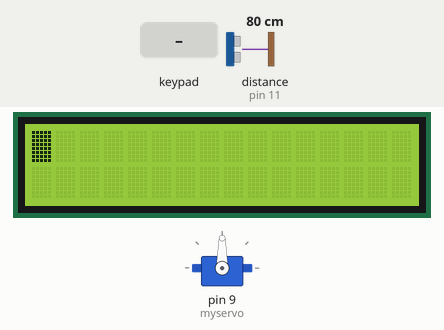
This sketch was run on a simulated Arduino Mega 2560, built with avr-gcc and run on an emulated ATmega2560. On the bench: servo, 16×2 character LCD. Inputs (shaded band) come from the test bench; at power-on: distance to the obstacle (sensor on pin 11) 80 cm. The echo pulse lasts 58.3 µs per cm; random numbers use the default seed unless the sketch sets one.

Above: at 2.2 s.
2.3 s: keypad keys 3 9 4 1 4 3 4 5 # pressed 0.4 s apart
At 6.2 s:
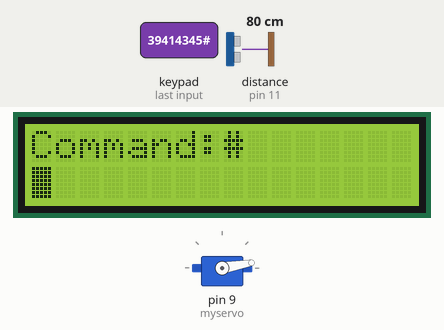
7.4 s: keypad keys 3 9 4 1 4 3 4 5 * pressed 0.4 s apart
At 11.1 s:
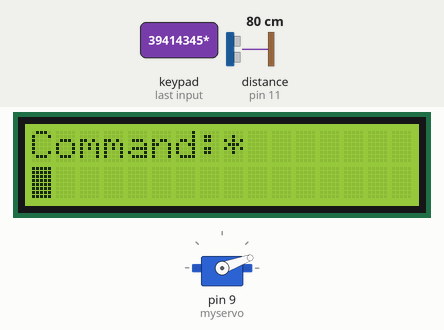
12.5 s: keypad keys 4 7 4 9 5 1 5 3 A pressed 0.4 s apart
At 16.1 s:
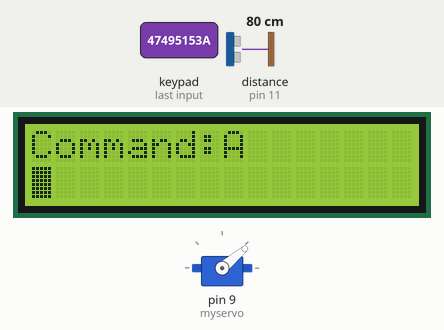
17.6 s: key '2' pressed
At 18.8 s:
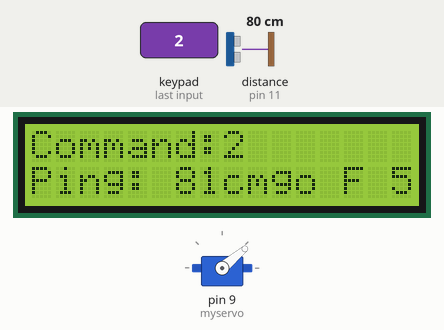
20.6 s: distance to the obstacle (sensor on pin 11) set to 2 cm
At 22.4 s:
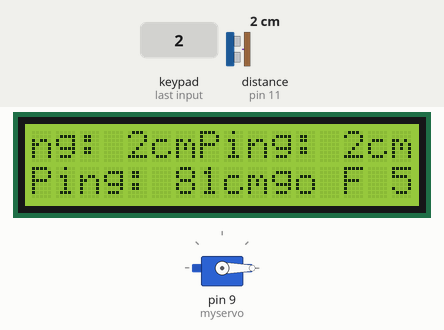
23.6 s: distance to the obstacle (sensor on pin 11) set to 9 cm
At 30.5 s:
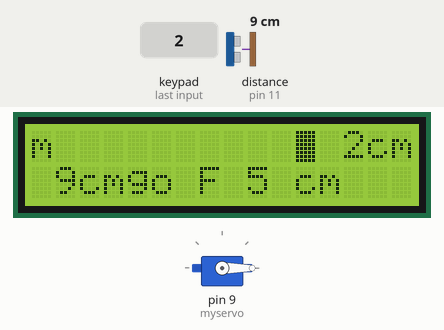
Timing chart, 0 to 32.0 s (numbered marks = the images above; inputs shaded):
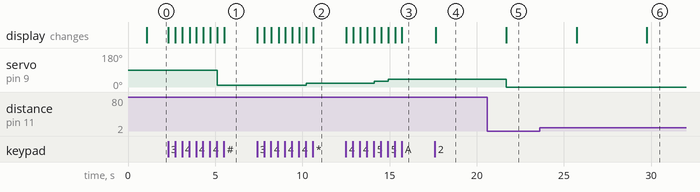

Measured:
- after the input at 2.3 s, servo on pin 9 (myservo): 90° → 10° after 2.8 s; the display: first changes at once (image 1 shows a later state)
- after the input at 7.4 s, servo on pin 9 (myservo): 10° → 20° after 2.8 s; the display: first changes at once (image 2 shows a later state)
- after the input at 12.5 s, servo on pin 9 (myservo): 20° → 30° after 1.6 s, → 40° 0.81 s later; the display: first changes at once (image 3 shows a later state)
- after the input at 17.6 s, the display: changes after 0.05 s (image 4)
- after the input at 20.6 s, servo on pin 9 (myservo): 40° → 0° after 1.1 s

The sketch:

navkit.ino
```cpp
 /*
   Test program for the servo motor and ping sensor components in a
   take-home navigation kit for KNW2300 that is missing a keypad and LCD.
   Commands are issued and results returned through the serial port
   instead of a keypad and LCD.
   Standard Arduino libraries are used, not the KNW2300
   class library. Consult the wiring diagrams
   in NavKitWiringGuide.pdf. The serial commands are:
     1 = take a ping sensor reading
     2 = rotate servo motor 10 degrees clockwise
     3 = rotate servo motor 10 degrees counterclockwise
*/
#include <NewPing.h>
#include <Servo.h>
#include <LiquidCrystal_I2C.h>
#include "navSlippage.h"
#include <math.h>
#include <Keypad.h>

#define TRIGGER_PIN  12
#define ECHO_PIN     11
#define MAX_DISTANCE 200

NewPing sonar(TRIGGER_PIN, ECHO_PIN, MAX_DISTANCE);

Servo myservo;

int pos = 0;

double angleR;

const byte ROWS = 4; //four rows in
const byte COLS = 4; //four columns in keypad

char keys[ROWS][COLS] = {
  {'1','2','3','A'},
  {'4','5','6','B'},
  {'7','8','9','C'},
  {'*','0','#','D'}
}

;byte rowPins[ROWS] = {39,41,43,45};
;byte colPins[COLS] = {47,49,51,53};

Keypad keypad = Keypad(makeKeymap(keys),rowPins,colPins,ROWS,COLS);
LiquidCrystal_I2C lcd(0x27,2,1,0,4,5,6,7,3,POSITIVE);
void setup() {
  myservo.attach(9);
  Serial.begin(9600);
  seedSlippage();
  delay(1000);
  lcd.begin(16,2);
  lcd.clear();
  lcd.blink();
}

void loop() {
  char key;
  unsigned int uS,cm;
  String outstr;

  int standVal= 8; //set standard value to f8cm or 3 inches
  int DirectA = 12;
  int DirectB = 12;
  int DirectC = 12;

  int distOne = 0; // distance reading 1
  int distTwo = 0; // distance reading 2
  const int Dis = 8; // constant distance 8 cm

   key = keypad.getKey();

  if (key) {
    lcd.clear();
    outstr = "Command:" + String(key);
    lcd.print(outstr);
    lcd.setCursor(0,1);
      if (key == '1') {
        uS = sonar.ping();
        if (uS > 0) {
          cm = uS/ US_ROUNDTRIP_CM;
           outstr = "Ping: " + String(cm) + "cm";
           lcd.print(outstr);
           }
           else {
            lcd.print("Ping: --");
        }
      }
      else if (key == '5'){
        pos += 10;
        if (pos > 189) pos = 180;
        myservo.write(pos);
        outstr = "Servo: " + String(pos);
        lcd.print(outstr);

      }
      else if (key == '2') {
        while (DirectA >standVal || DirectB > standVal || DirectC > standVal)
          {
            uS = sonar.ping();
            cm = uS / US_ROUNDTRIP_CM;
            DirectA = cm;
            outstr = "Ping: " + String(DirectA) + "cm"; //print value of direction A
            lcd.print(outstr); // Display the  value of Diretion A

            if (DirectA <= standVal)
            {
              pos -= 90;
              if (pos > 180) pos = 180;
              myservo.write(pos);

              uS = sonar.ping();
              cm = uS / US_ROUNDTRIP_CM;
              DirectA = cm;
              outstr = "Ping: " + String(DirectA) + "cm";
              lcd.print(outstr); // Display value of Direction B
              pos -= 180;  //turn servo with a ping on the top 180 degrees facing right
              if (pos > 180) pos = 180;
              myservo.write(pos);

              uS = sonar.ping();
              cm = uS / US_ROUNDTRIP_CM;
              DirectB = cm; //get R1 value from cm
              outstr = "Ping: " + String(DirectB) + "cm";
              lcd.print(outstr); // Display value of direction C
              pos -= 90;
              if (pos > 180) pos = 180;
              myservo.write(pos);

              if (DirectB>standVal && DirectC<standVal)
              {
                angleR = navSlippage(90.0);
                outstr = "TURN LEFT for" + String(angleR) + "degrees";

                pos += 90;
                if (pos > 180) pos = 180;
                myservo.write(pos);

                uS = sonar.ping();
                cm = uS / US_ROUNDTRIP_CM;
                distOne = cm;

                outstr = "FOWARD for 8 cm";
                lcd.print(outstr);

                uS = sonar.ping();
                cm = uS / US_ROUNDTRIP_CM;
                distTwo = cm;

                unsigned int triangle = distOne-distTwo;

                int ABSLUTE=abs(triangle); //assign triangle's absolute value to ABSOLUTE

                int alpha = round( atan2 (triangle, Dis) * 180/PI );

                if (triangle>0)  //turned not enough
                {
                  outstr = "Turn " + String(alpha) + "L";
                  lcd.print(outstr);
                  delay(3000);
                }
                else if (triangle<0)
                {
                  outstr = "Turn " + String(alpha) + "R";
                  lcd.print(outstr);
                  delay(3000);
                }
                else
                {
                  outstr = "Okay!";
                  lcd.print(outstr);
                  delay(3000);
                }

                pos -= 90;
                if (pos > 180) pos = 180;
                myservo.write(pos);


              }

              else if (DirectB<standVal && DirectC>standVal)//turn right
              {
                angleR = navSlippage(90.0);
                outstr = "TURN RIGHT for" + String(angleR) + "degrees";

                pos -= 90;
                if (pos > 180) pos = 180;
                myservo.write(pos);

                uS = sonar.ping();
                cm = uS / US_ROUNDTRIP_CM;
                distOne = cm;

                outstr="F 8 cm";
                lcd.print(outstr);
                uS = sonar.ping();
                cm = uS / US_ROUNDTRIP_CM;
                distTwo = cm;

                unsigned int triangle= distOne-distTwo;

                int ABSLUTE=abs(triangle);
                int alpha = round( atan2 (triangle, Dis) * 180/PI);

                if (triangle>0)  //turned not enough
                {
                  outstr = "Turn " + String(alpha) + "R      ";
                  lcd.print(outstr); // Display on LCD
                  delay(4000);
                }
                else if (triangle<0)  //turned too much
                {
                  outstr = "Turn " + String(alpha) + "L      ";
                  lcd.print(outstr);
                  delay(4000);
                }
                else
                {
                  outstr = "Okay         ";
                  lcd.print(outstr);
                  delay(4000);
                }

                pos += 90;
                if (pos > 180) pos = 180;
                myservo.write(pos);

              }

              else if (DirectB>standVal && DirectC>standVal)
              {
                outstr = "STOP FOR 2s        ";
                lcd.print(outstr);
                delay(4000);
              }
            }

            else
            {
               outstr = "go F 5 cm          ";
               lcd.print(outstr);
               delay(4000);
            }
         }


         }
       }
     }
```

navSlippage.h
```cpp
// if analog input pin 0 is unconnected, random analog
// noise will cause the call to randomSeed() to generate
// different seed numbers each time the sketch runs.
// randomSeed() will then shuffle the random function.
void seedSlippage()
{
    randomSeed(analogRead(0));
}

// Function to add a random splippage angle to an intended
// robot turn angle. The slippage is assumed to be uniformly
// distributed between -20 and +20 degrees, in increments
// of 5 degrees.
double navSlippage(double intendedAngle)
{
    double actualAngle,slippage;

    slippage = ((double) random(-4,5)) * 5.0;
    return actualAngle = intendedAngle + slippage;
}
```
